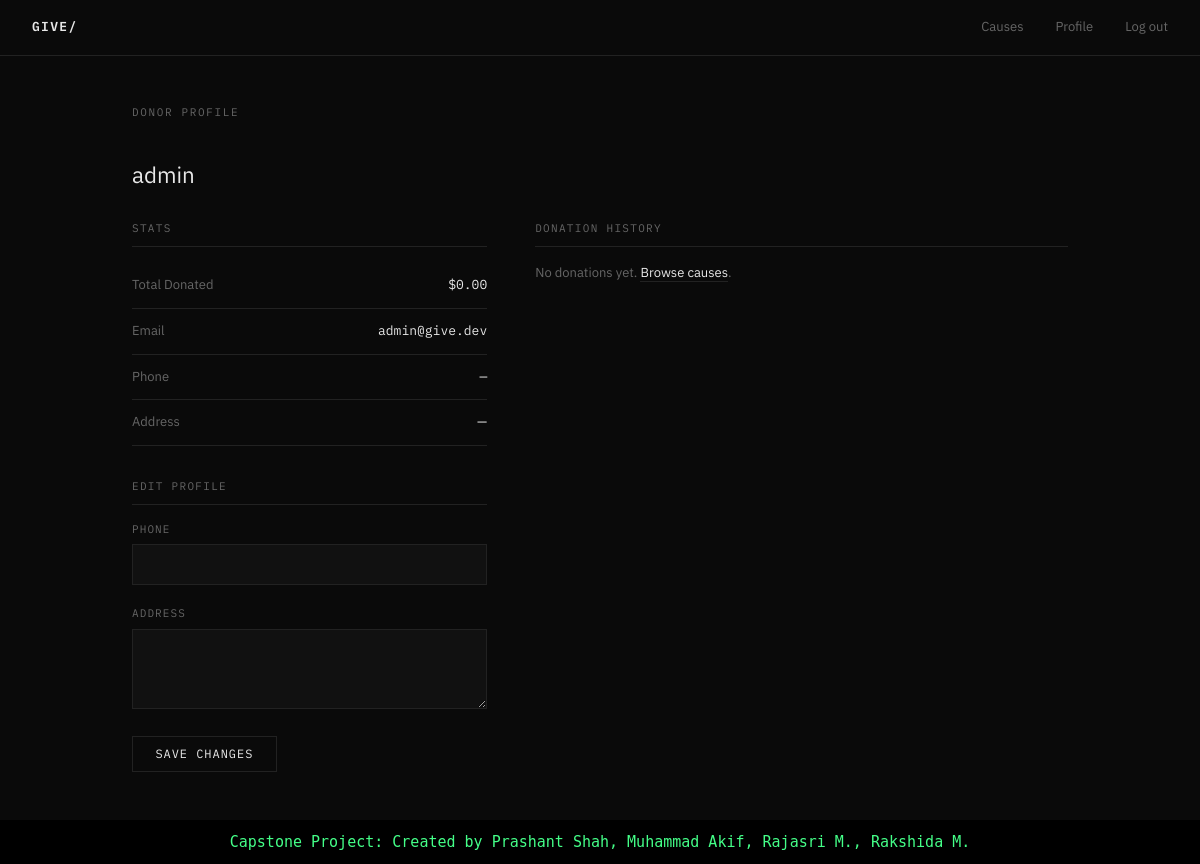
/profile/ (signed in), run on the app's committed database.
### core/models.py (models this page shows, shortened)
class DonorProfile(models.Model):
    user = models.OneToOneField(User, on_delete=models.CASCADE)
    phone = models.CharField(max_length=20, blank=True)
    address = models.TextField(blank=True)
    total_donated = models.DecimalField(max_digits=10, decimal_places=2, default=0)

### core/views.py (the view)
# urls.py: path('profile/', views.profile, name='profile'),
@login_required
def profile(request):
    profile, _ = DonorProfile.objects.get_or_create(user=request.user)
    donations = Donation.objects.filter(donor=request.user).order_by('-donated_at')
    if request.method == 'POST':
        profile.phone = request.POST.get('phone', '')
        profile.address = request.POST.get('address', '')
        profile.save()
        messages.success(request, 'Profile updated.')
        return redirect('profile')
    return render(request, 'core/profile.html', {'profile': profile, 'donations': donations})

### templates/core/profile.html (shortened to what this page needs)
{% extends 'core/base.html' %}
{% block content %}
<p class="page-title">Donor Profile</p>
<h1 style="font-size: 1.4rem; font-weight: 400; margin-bottom: 2rem;">{{ user.username }}</h1>
<div class="profile-grid">
  <div>
    <p class="section-label">Stats</p>
    <div class="profile-stat-row">
      <span class="label">Total Donated</span>
      <span class="val">${{ profile.total_donated|floatformat:2 }}</span>
    </div>
    <div class="profile-stat-row">
      <span class="label">Email</span>
      <span class="val">{{ user.email|default:"—" }}</span>
    </div>
    <div class="profile-stat-row">
      <span class="label">Phone</span>
      <span class="val">{{ profile.phone|default:"—" }}</span>
    </div>
    <div class="profile-stat-row">
      <span class="label">Address</span>
      <span class="val" style="font-family: inherit;">{{ profile.address|default:"—" }}</span>
    </div>
    <div style="margin-top: 2rem;">
      <p class="section-label">Edit Profile</p>
      <form method="POST" class="form-block">
        <div class="field">
          <label>Phone</label>
          <input type="text" name="phone" value="{{ profile.phone }}">
        </div>
        <div class="field">
          <label>Address</label>
          <textarea name="address">{{ profile.address }}</textarea>
        </div>
        <button type="submit" class="btn">Save Changes</button>
      </form>
    </div>
  </div>
  <div>
    <p class="section-label">Donation History</p>
    {% if donations %}
    <table>
      <thead>
        <tr>
          <th>Cause</th>
          <th>Amount</th>
          <th>Status</th>
          <th>Date</th>
        </tr>
      </thead>
      <tbody>
        {% for d in donations %}
        <tr>
          <td><a href="/cause/{{ d.cause.pk }}/">{{ d.cause.title }}</a></td>
          <td style="font-family: 'IBM Plex Mono', monospace;">${{ d.amount }}</td>
          <td><span class="status-pill status-{{ d.status }}">{{ d.status }}</span></td>
          <td style="color: var(--muted); font-size: 12px; font-family: 'IBM Plex Mono', monospace;">{{ d.donated_at|date:"M d, Y" }}</td>
        </tr>
        {% endfor %}
      </tbody>
    </table>
    {% else %}
      <p style="color: var(--muted); font-size: 13px;">No donations yet. <a href="/">Browse causes</a>.</p>
    {% endif %}
  </div>
</div>
{% endblock %}

### static/css/style.css (style rules this page uses)
*, *::before, *::after { box-sizing: border-box; margin: 0; padding: 0; }
:root { --bg: #0a0a0a; --surface: #111111; --border: #222222; --text: #e8e8e8; --muted: #666666; --accent: #ffffff; --danger: #ff4444; --success: #44ff88; }
body { background: var(--bg); color: var(--text); font-family: 'IBM Plex Sans', sans-serif; font-size: 15px; line-height: 1.6; min-height: 100vh; }
a { color: var(--text); text-decoration: none; border-bottom: 1px solid var(--border); transition: border-color 0.2s; }
.page-title { font-family: 'IBM Plex Mono', monospace; font-size: 11px; letter-spacing: 0.15em; text-transform: uppercase; color: var(--muted); margin-bottom: 2.5rem; }
h1 { font-size: 2rem; font-weight: 300; margin-bottom: 0.5rem; line-height: 1.2; }
.btn { display: inline-block; padding: 0.6rem 1.4rem; font-size: 12px; font-family: 'IBM Plex Mono', monospace; letter-spacing: 0.08em; text-transform: uppercase; border: 1px solid var(--border); background: transparent; color: var(--text); cursor: pointer; transition: background 0.15s, border-color 0.15s; text-decoration: none; }
.form-block { max-width: 480px; }
.field { margin-bottom: 1.25rem; }
.field label { display: block; font-size: 11px; letter-spacing: 0.1em; text-transform: uppercase; color: var(--muted); margin-bottom: 6px; font-family: 'IBM Plex Mono', monospace; }
.field input, .field textarea, .field select { width: 100%; background: var(--surface); border: 1px solid var(--border); color: var(--text); padding: 0.65rem 0.8rem; font-size: 14px; font-family: 'IBM Plex Sans', sans-serif; outline: none; transition: border-color 0.2s; }
.field textarea { min-height: 80px; resize: vertical; }
.section-label { font-size: 11px; letter-spacing: 0.12em; text-transform: uppercase; color: var(--muted); font-family: 'IBM Plex Mono', monospace; margin-bottom: 1rem; padding-bottom: 0.5rem; border-bottom: 1px solid var(--border); }
.profile-grid { display: grid; grid-template-columns: 1fr 1.5fr; gap: 3rem; }
.profile-stat-row { display: flex; justify-content: space-between; padding: 0.75rem 0; border-bottom: 1px solid var(--border); font-size: 13px; }
.profile-stat-row .label { color: var(--muted); }
.profile-stat-row .val { font-family: 'IBM Plex Mono', monospace; }

### data on the page
DonorProfile: total_donated "0.00", phone "—", address "—"

### other printed values
{{ user.username }} "admin"
{{ user.email|default:"—" }} "admin@give.dev"
